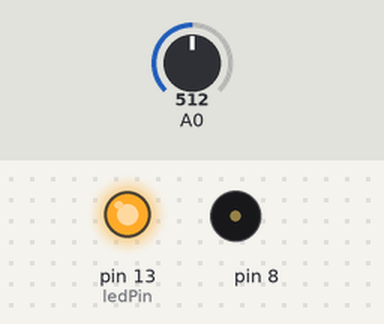
A sketch run on a simulated Arduino Uno, built with avr-gcc and run on an emulated ATmega328P. Shown: output pins drawn as LEDs (lit = HIGH), buzzer (waves = sounding). The test bench sets the inputs (shaded band); at power-on: A0 = 512.

Above: at 0.1 s.
At 5.1 s:
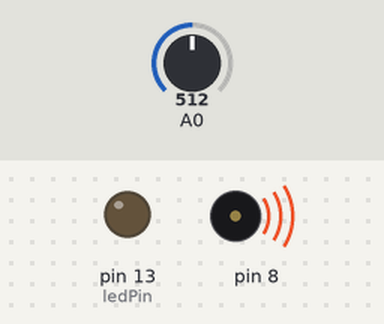
Timing chart, 0 to 6.6 s (numbered marks = the images above):
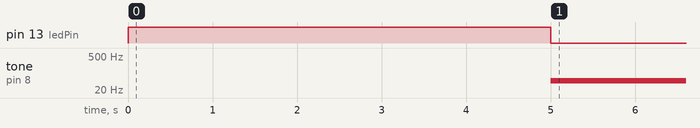

The sketch:

theremin.ino
```cpp
/*
*Program that simulates a theremin
*Changes the buzzer tone depending on the value read on the photoresistor.
*It has an initial 5 second calibration time.
*Inspired from Massimo Banzi:
* https://www.youtube.com/watch?v=57S3dylfw3I
 */

int ledPin = 13;
int sensorValue;
int sensorHigh = 0;
int sensorLow = 1024;

void setup()
{
  pinMode(ledPin, OUTPUT);
  digitalWrite(ledPin, HIGH);

  while(millis() < 5000){
    sensorValue = analogRead(A0);

    if(sensorValue>sensorHigh){
      sensorHigh = sensorValue;
    }

    if(sensorValue < sensorLow) {
      sensorLow = sensorValue;
    }
  }

  digitalWrite(ledPin, LOW);

}

void loop() {
  sensorValue = analogRead(A0);

  int pitch = map(sensorValue, sensorLow, sensorHigh, 50, 4000);

  tone(8, pitch, 20);

  delay(10);
}
```

Measured:
- by itself, tone on pin 8: silent → 49 Hz at 5.0 s
